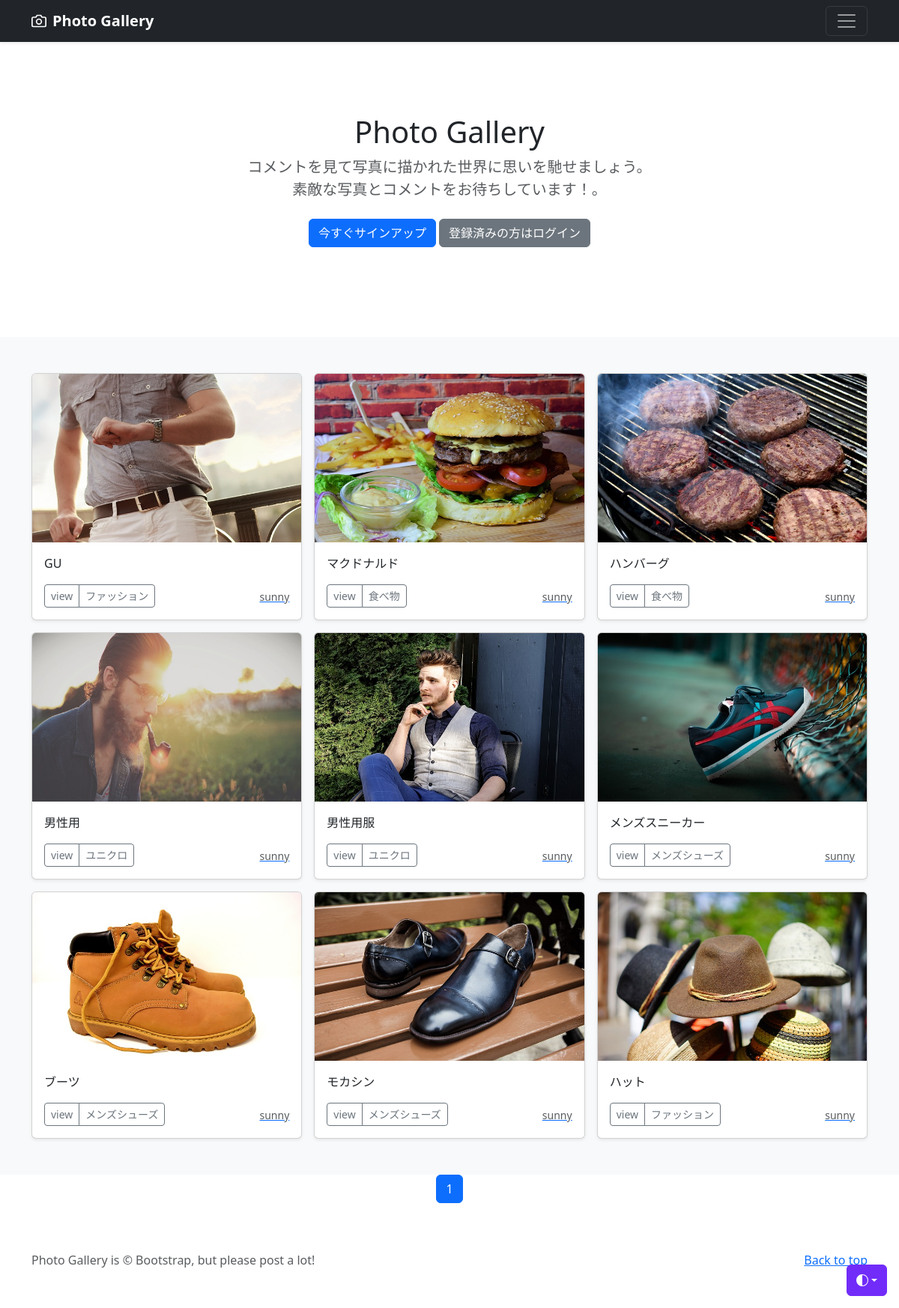
Page /user-list/2 on the committed database.
### photo/models.py (models this page shows, shortened)
class PhotoPost(models.Model):
    user= models.ForeignKey(
        CustomUser,
        verbose_name='ユーザー',
        on_delete=models.CASCADE
    )
    category = models.ForeignKey(
        Category,
        verbose_name='カテゴリ',
        on_delete=models.PROTECT
    )
    title= models.CharField(
        verbose_name='title',
        max_length=200
    )
    comment =models.TextField(
        verbose_name='コメント',
    )
    image1= models.ImageField(
        verbose_name='イメージ1',
        upload_to ='photos',
    )
    image2=models.ImageField(
        verbose_name='イメージ2',
        upload_to ='photos',
        blank=True,
        null=True
    )
    posted_at =models.DateTimeField(
        verbose_name='投稿日時',
        auto_now_add=True
    )

class Category(models.Model):
    title= models.CharField(
        verbose_name='カテゴリ',
        max_length=20
    )

### accounts/models.py (models this page shows)
class CustomUser(AbstractUser):
    pass

### photo/views.py (the view)
class UserView(ListView):
    template_name ='index.html'
    paginate_by = 9
    def get_queryset(self):
        user_id = self.kwargs['user']
        user_list = PhotoPost.objects.filter(
            user=user_id).order_by('posted_at')
        return user_list

### photo/templates/index.html (shortened to what this page needs)
{% extends 'base.html' %}
    {% block contents %}
    {% include "photos_title.html" %}
    {% include "photos_list.html" %}
    {% include "pagination.html" %}
    {% endblock %}

### photo/templates/photos_list.html (shortened to what this page needs)
  <div class="album py-5 bg-body-tertiary">
    <div class="container">
      <div class="row row-cols-1 row-cols-sm-2 row-cols-md-3 g-3">
        {% for record in object_list %}
        <div class="col">
          <div class="card shadow-sm">
            <a href='{% url 'photo:photo_detail' record.pk %}'><img src="{{ record.image1.url}}"
            class="bd-placeholder-img card-img-top"
            width="100%" height="225"
            xmlns="http://www.w3.org/2000/svg"
            role="img" aria-label="Placeholder: Thumbnail"
            preserveAspectRatio="xMidYMid slice"
            focusable="false">
            </img></a>
            <div class="card-body">
              <p class="card-text">{{ record.title}}</p>
              <div class="d-flex justify-content-between align-items-center">
                <div class="btn-group">
                  <button type="button" class="btn btn-sm btn-outline-secondary" onclick="location.href='{% url 'photo:photo_detail' record.pk %}'">view</button>
                  <button type="button" class="btn btn-sm btn-outline-secondary" onclick="location.href='{% url 'photo:photos_cat' category=record.category.id %}'">{{record.category.title}}</button>
              </div>
              <a href="{% url 'photo:user_list' user=record.user.id %}"><small class="text-body-secondary">{{record.user.username}}</small></a>
              </div>
            </div>
          </div>
        </div>
        {% endfor %}
      </div>
    </div>
  </div>

### photo/templates/base.html (style rules this page uses)
.bd-placeholder-img { font-size: 1.125rem; text-anchor: middle; -webkit-user-select: none; -moz-user-select: none; user-select: none; }

### rows in the picture
PhotoPost: image1 (picture), title "GU", category "ファッション", user.username "sunny"
PhotoPost: image1 (picture), title "マクドナルド", category "食べ物", user.username "sunny"
PhotoPost: image1 (picture), title "ハンバーグ", category "食べ物", user.username "sunny"
PhotoPost: image1 (picture), title "男性用", category "ユニクロ", user.username "sunny"
PhotoPost: image1 (picture), title "男性用服", category "ユニクロ", user.username "sunny"
PhotoPost: image1 (picture), title "メンズスニーカー", category "メンズシューズ", user.username "sunny"
PhotoPost: image1 (picture), title "ブーツ", category "メンズシューズ", user.username "sunny"
PhotoPost: image1 (picture), title "モカシン", category "メンズシューズ", user.username "sunny"
PhotoPost: image1 (picture), title "ハット", category "ファッション", user.username "sunny"

### other values in the picture
{{ num }} "1"
